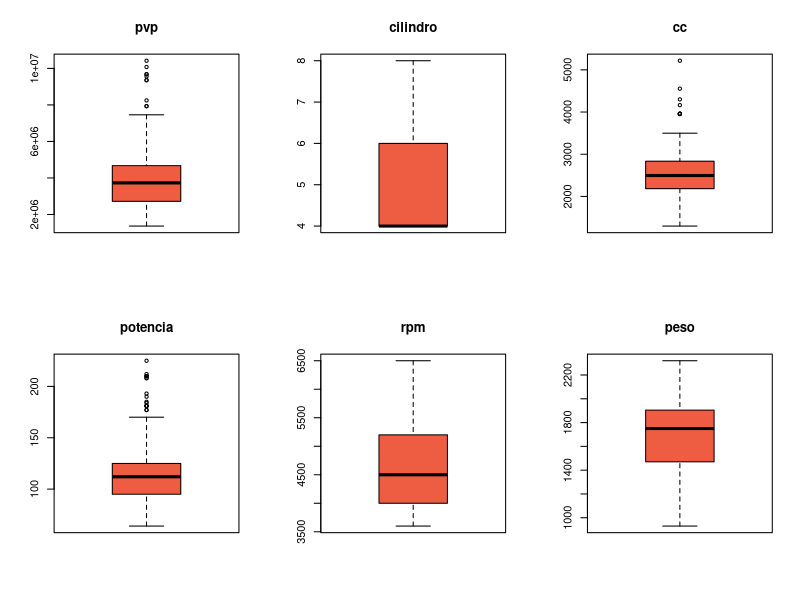
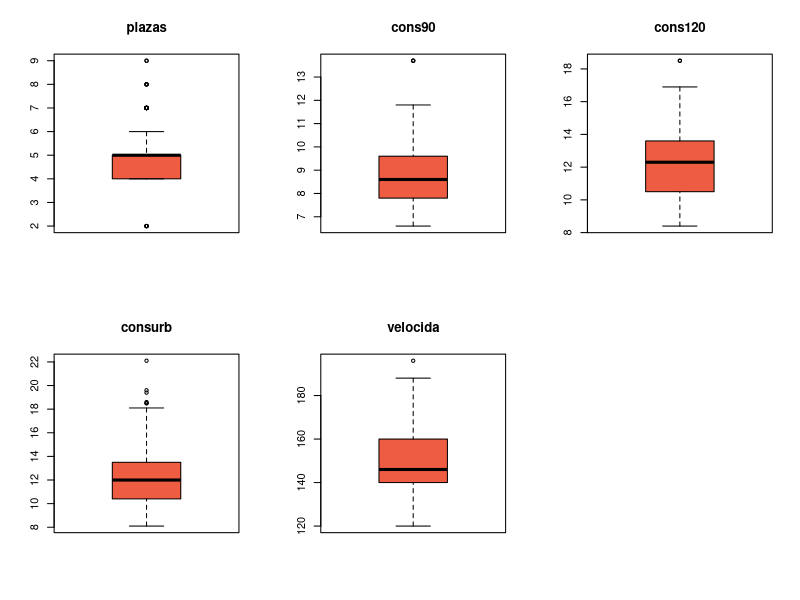
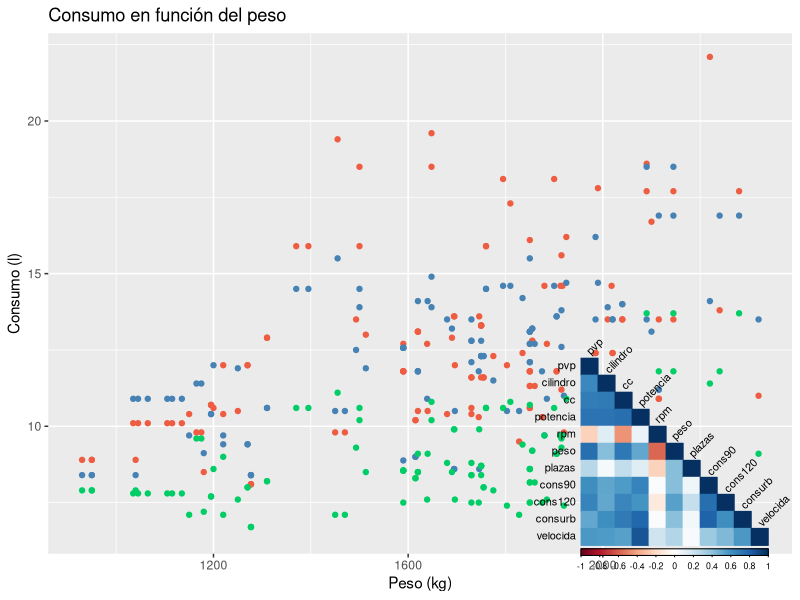

Source code (R) for these figures, in order:
## ---- chunk 1
knitr::opts_chunk$set(knitr::opts_chunk$set(echo = FALSE, dpi = 500, fig.align = "center", include = FALSE))
## ---- chunk 2

library(here) # comment [//]:
library(haven) # load sav
library(dplyr)
library(magrittr)
library(ggplot2) # best plots
library(skimr) # best summaries
library(corrplot) # correlation plots

## ---- chunk 3

raw_data <- read_sav("../data/01_raw/tterreno.sav")

raw_data <- as.data.frame(raw_data)

## ---- chunk 4

  # Pasamos a factor o numérico las siguientes columnas
raw_data$marca <- as.factor(raw_data$marca)
raw_data$cilindro <- as.numeric(raw_data$cilindro)
raw_data$plazas <- as.numeric(raw_data$plazas)
raw_data$acel2 <- as.factor(raw_data$acel2)

## ---- chunk 5

  # Nombres de las columnas
names(raw_data)

  # Visualizamos el dataset
head(raw_data, 10)
tail(raw_data, 10)

  # Dimensión de la base de datos
dim(raw_data)

## ---- chunk 6

  # Total de nulos en nuestro dataset
sum(is.na(raw_data))

  # Nulos por columnas
colSums(is.na(raw_data))

## ---- chunk 7

  # Comenzamos completando el peso de los FORD, buscando la información por internet: 
    # https://www.tempolomotor.com/ficha-tecnica/ford/maverick/2.7_td_gl_(3_dr)_(125_hp)
    # https://www.cochesyconcesionarios.com/fichas/ford/maverick/1526970002.html
    
raw_data[7, 8] <- 1745
raw_data[8, 8] <- 1875

## ---- chunk 8

  # En el caso de los consumos, buscaremos coches de características similares y les imputaremos la media de estos:

# ASIA MOTOR ROCSTA
    # Comenzamos estableciendo unos baremos, de manera que seleccionaremos aquellos coches con un peso inferior a 1400 y con una potencia por debajo de 90cv, con una cilindrada comprendida inferior a 2300cc

similares <- raw_data[((raw_data$peso <= 1400) & 
                         (raw_data$potencia <= 90) & 
                         (raw_data$cc <= 2300)),]
    
    # Seleccionamos los datos de los coches que vamos a imputar los datos, así como el consumo que queremos cambiar
raw_data[((raw_data$peso == 1220) & (raw_data$potencia == 85) & (raw_data$cc == 1789)), 11] = mean(similares$cons120,na.rm = TRUE)
raw_data[((raw_data$peso == 1270) & (raw_data$potencia == 72) & (raw_data$cc == 2184)), 11] = mean(similares$cons120,na.rm = TRUE)

# ----------------------------------------------------------------------------------------------------------------------------------

# JEEP CHEROKEE

  # En este caso le imputamos los datos del otro Chereokee con la misma motorización
raw_data[19, 11] <- 10.500000
raw_data[19, 12] <- 9.80

# ----------------------------------------------------------------------------------------------------------------------------------

# LADA NIVA

similares <- raw_data[((raw_data$peso <= 1200) & 
                         (raw_data$potencia <= 80) & 
                         (raw_data$cc <= 2000)),]

    # Seleccionamos los datos de los coches que vamos a imputar los datos, así como el consumo que queremos cambiar
raw_data[((raw_data$peso == 1180) & (raw_data$potencia == 64) & (raw_data$cc == 1905)), 11] = mean(similares$cons120,na.rm = TRUE)

# ----------------------------------------------------------------------------------------------------------------------------------

# kIA KORANDO

similares <- raw_data[((raw_data$peso <= 1400) & (raw_data$peso <= 1600) &
                         (raw_data$potencia <= 80) & 
                         (raw_data$cc <= 2000) & (raw_data$cc <= 2400)),]

raw_data[((raw_data$peso == 1590) & (raw_data$potencia == 68) & (raw_data$cc == 2238)), 10] = mean(similares$cons90,na.rm = TRUE)
raw_data[((raw_data$peso == 1590) & (raw_data$potencia == 68) & (raw_data$cc == 2238)), 11] = mean(similares$cons120,na.rm = TRUE)

# ----------------------------------------------------------------------------------------------------------------------------------

# TOYOTA RAV4

  # En este caso le imputamos los datos del otro Rav4 con la misma motorización
raw_data[116, 12] <- 10.40


# ----------------------------------------------------------------------------------------------------------------------------------

# NISSAN PATROL

similares <- raw_data[((raw_data$peso >= 1840) & (raw_data$peso <= 1870) & 
                              (raw_data$potencia >= 90) & (raw_data$potencia <= 100) & 
                              (raw_data$cc >= 2500) & (raw_data$cc <= 3000)),]

    # Seleccionamos los datos de los coches que vamos a imputar los datos, así como el consumo que queremos cambiar
raw_data[((raw_data$peso == 1850) & (raw_data$potencia == 95) & (raw_data$cc == 2826)), 10] = mean(similares$cons90,na.rm = TRUE)
raw_data[((raw_data$peso == 1860) & (raw_data$potencia == 95) & (raw_data$cc == 2826)), 10] = mean(similares$cons90,na.rm = TRUE)
raw_data[((raw_data$peso == 1850) & (raw_data$potencia == 95) & (raw_data$cc == 2826)), 11] = mean(similares$cons120,na.rm = TRUE)
raw_data[((raw_data$peso == 1860) & (raw_data$potencia == 95) & (raw_data$cc == 2826)), 11] = mean(similares$cons120,na.rm = TRUE)
raw_data[((raw_data$peso == 1850) & (raw_data$potencia == 95) & (raw_data$cc == 2826)), 12] = mean(similares$consurb,na.rm = TRUE)
raw_data[((raw_data$peso == 1860) & (raw_data$potencia == 95) & (raw_data$cc == 2826)), 12] = mean(similares$consurb,na.rm = TRUE)


  # Para afinar más, creamos una nueva categoría porque hay dos Patrol con mayor peso, por lo que deben consumir más...
similares <- raw_data[((raw_data$peso >= 1900) & (raw_data$peso <= 2200) & 
                              (raw_data$potencia >= 90) & (raw_data$potencia <= 115) & 
                              (raw_data$cc >= 2500) & (raw_data$cc <= 3000)),]

  # Seleccionamos los patrol e imputamos con la media de los similares
raw_data[((raw_data$peso == 1985) & (raw_data$potencia == 95) & (raw_data$cc == 2826)), 10] = mean(similares$cons90,na.rm = TRUE)
raw_data[((raw_data$peso == 2020) & (raw_data$potencia == 95) & (raw_data$cc == 2826)), 10] = mean(similares$cons90,na.rm = TRUE)
raw_data[((raw_data$peso == 1985) & (raw_data$potencia == 95) & (raw_data$cc == 2826)), 11] = mean(similares$cons120,na.rm = TRUE)
raw_data[((raw_data$peso == 2020) & (raw_data$potencia == 95) & (raw_data$cc == 2826)), 11] = mean(similares$cons120,na.rm = TRUE)
raw_data[((raw_data$peso == 1985) & (raw_data$potencia == 95) & (raw_data$cc == 2826)), 12] = mean(similares$consurb,na.rm = TRUE)
raw_data[((raw_data$peso == 2020) & (raw_data$potencia == 95) & (raw_data$cc == 2826)), 12] = mean(similares$consurb,na.rm = TRUE)


# ----------------------------------------------------------------------------------------------------------------------------------

# UAZ

similares <- raw_data[((raw_data$peso >= 1400) & (raw_data$peso <= 1700) & 
                         (raw_data$potencia <= 90) & 
                         (raw_data$cc >= 2200) & (raw_data$cc <= 2700)),]


raw_data[((raw_data$peso == 1590) & (raw_data$potencia == 76) & (raw_data$cc == 2498)), 10] = mean(similares$cons90,na.rm = TRUE)
raw_data[((raw_data$peso == 1590) & (raw_data$potencia == 76) & (raw_data$cc == 2498)), 10] = mean(similares$cons90,na.rm = TRUE)
raw_data[((raw_data$peso == 1590) & (raw_data$potencia == 76) & (raw_data$cc == 2498)), 10] = mean(similares$cons90,na.rm = TRUE)
raw_data[((raw_data$peso == 1590) & (raw_data$potencia == 76) & (raw_data$cc == 2498)), 10] = mean(similares$cons90,na.rm = TRUE)
raw_data[((raw_data$peso == 1590) & (raw_data$potencia == 76) & (raw_data$cc == 2498)), 11] = mean(similares$cons120,na.rm = TRUE)
raw_data[((raw_data$peso == 1590) & (raw_data$potencia == 76) & (raw_data$cc == 2498)), 11] = mean(similares$cons120,na.rm = TRUE)
raw_data[((raw_data$peso == 1590) & (raw_data$potencia == 76) & (raw_data$cc == 2498)), 11] = mean(similares$cons120,na.rm = TRUE)
raw_data[((raw_data$peso == 1590) & (raw_data$potencia == 76) & (raw_data$cc == 2498)), 11] = mean(similares$cons120,na.rm = TRUE)

## ---- chunk 9

  # Tenemos dos Suzuki Vitara que no tienen la máxima velocidad y un Tata TelcoLine pick-up que tampoco la tiene, como existen modelos similares, imputaremos el valor de los modelos que tienen la misma motorización:

  # Suzuki
raw_data[105, 13] <- 144
raw_data[106, 13] <- 144

  # Tata
raw_data[114, 13] <- 135

## ---- chunk 10

  # Como la tenemos la columna acel2, la cula nos inidica si acelera en menos de 10 segundos, suprimiremos la columna acelerac...

data <- select(raw_data, -c(acelerac))

## ---- chunk 11

  # Total de nulos en nuestro nuevo dataset
sum(is.na(data))

## ---- chunk 12

data %<>% mutate_at(vars(starts_with("cons")), funs(round(., 2)))

## ---- chunk 13

head(data, 10)

## ---- chunk 14

  # Para ello, utilizaremos la función "write.csv()" que nos guardará los decimales con "." y separará por ","
write.csv(data, file = "TTERRENO_MOD.csv")

## ---- chunk 15

  # Para ello comenzaremos con un análisis de los estadísticos principales
skim(data)

## ---- chunk 16
  
  # Comenzamos creandonos una base de datos solo con las variables numéricas
data_num <- select_if(data, is.numeric)

  # Nos generamos una cuadrícula 2x3
par(mfrow = c(2, 3))

  # Hacemos un loop para que nos haga los 6  primeros gráficos
sapply(seq(1, 6), 
       function(j)
         boxplot(data_num[,j], 
              main = colnames(data_num)[j], 
              xlab = "", col = "tomato2") 
)

  # Repetimos el proceso para los 5 últimos
par(mfrow = c(2, 3))

sapply(seq(7, 11), 
       function(j)
         boxplot(data_num[,j], 
              main = colnames(data_num)[j], 
              xlab = "", col = "tomato2")
)

## ---- chunk 17

ggplot(data = data, aes(x = peso)) +
  geom_point(aes(y = consurb), col = "tomato2") +
  geom_point(aes(y = cons120), col = "steelblue") +
  geom_point(aes(y = cons90), col = "springgreen3") +
  labs(title = "Consumo en función del peso", x = "Peso (kg)", y = "Consumo (l)")

## ---- chunk 18

  # Obtenemos la matriz de correlaciones obviando la primera fila, que es la correspondiente a la situación laboral
cor_matrix <- cor(data_num)

  # Con la función corrplot dibujamos las correlaciones, hemos utilizado el método "color" para realizar un heatmap, lo relativo a tl.__ es para modificar el texto.
corrplot(corr = cor_matrix, type = "lower", order = "original", method = "color", 
                   tl.col = "black", tl.cex = 1, tl.srt = 45)

